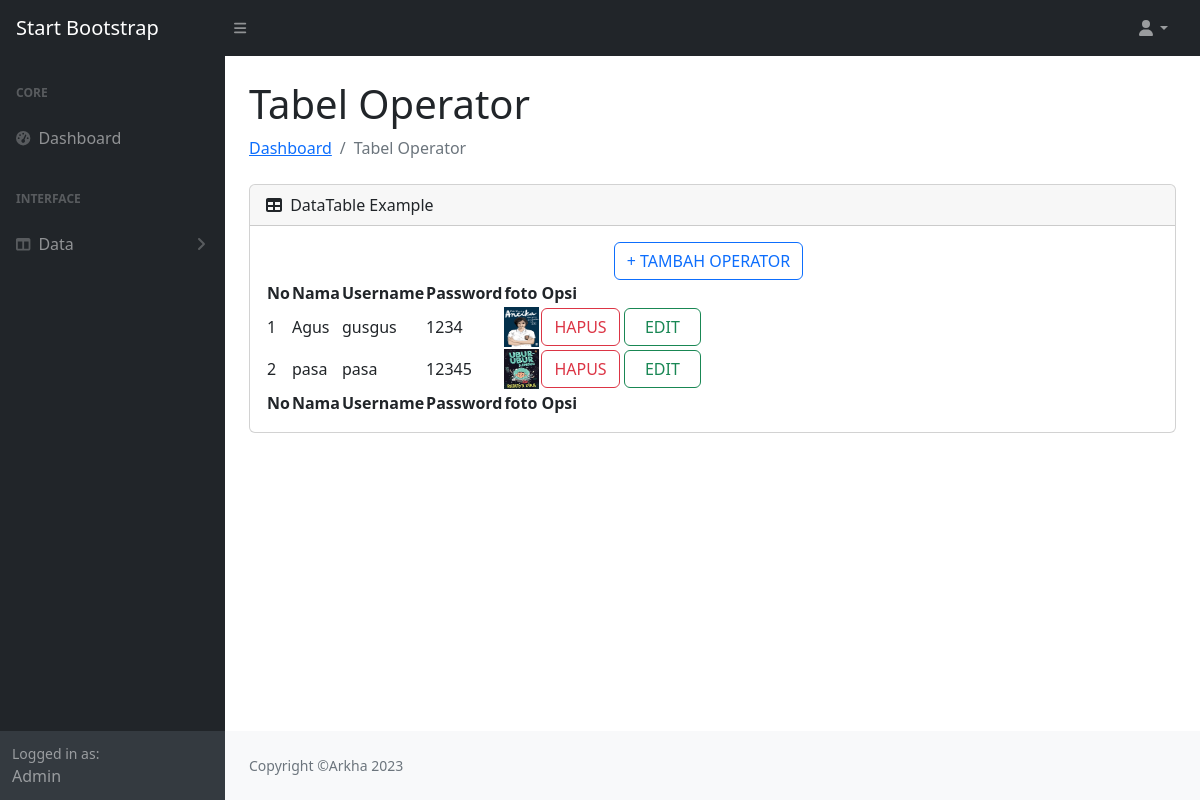
/admin/tabel_operator.php, run on the app's committed database.
### tables this page shows
CREATE TABLE `data_operator` (
  `id_operator` int(11) NOT NULL,
  `nama` varchar(250) NOT NULL,
  `username` varchar(250) NOT NULL,
  `password` varchar(250) NOT NULL,
  `foto` varchar(255) NOT NULL
);

### admin/tabel_operator.php (the view, shortened to what this page needs)
<!DOCTYPE html>
<html lang="en">
<head>
</head>
<body>
    <!DOCTYPE html>
    <html lang="en">
    <head>
        <link href="https://cdn.jsdelivr.net/npm/simple-datatables@7.1.2/dist/style.min.css" rel="stylesheet" />
        <link href="../css/styles.css" rel="stylesheet" />
    </head>
    <body class="sb-nav-fixed">
        <nav class="sb-topnav navbar navbar-expand navbar-dark bg-dark">
            <a class="navbar-brand ps-3" href="index.php">Start Bootstrap</a>
            <button class="btn btn-link btn-sm order-1 order-lg-0 me-4 me-lg-0" id="sidebarToggle" href="#!"><i
                    class="fas fa-bars"></i></button>
            <ul class="navbar-nav ms-auto ms-md-0 me-3 me-lg-4">
                <li class="nav-item dropdown">
                    <a class="nav-link dropdown-toggle" id="navbarDropdown" href="#" role="button"
                        data-bs-toggle="dropdown" aria-expanded="false"><i class="fas fa-user fa-fw"></i></a>
                </li>
            </ul>
        </nav>
        <div id="layoutSidenav">
            <div id="layoutSidenav_nav">
                <nav class="sb-sidenav accordion sb-sidenav-dark" id="sidenavAccordion">
                    <div class="sb-sidenav-menu">
                        <div class="nav">
                            <div class="sb-sidenav-menu-heading">Core</div>
                            <a class="nav-link" href="index.php">
                                <div class="sb-nav-link-icon"><i class="fas fa-tachometer-alt"></i></div>
                                Dashboard
                            </a>
                            <div class="sb-sidenav-menu-heading">Interface</div>
                            <a class="nav-link collapsed" href="#" data-bs-toggle="collapse"
                                data-bs-target="#collapseLayouts" aria-expanded="false" aria-controls="collapseLayouts">
                                <div class="sb-nav-link-icon"><i class="fas fa-columns"></i></div>
                                Data
                                <div class="sb-sidenav-collapse-arrow"><i class="fas fa-angle-down"></i></div>
                            </a>
                        </div>
                    </div>
                    <div class="sb-sidenav-footer">
                        <div class="small">Logged in as:</div>
                        Admin
                    </div>
                </nav>
            </div>
            <div id="layoutSidenav_content">
                <main>
                    <div class="container-fluid px-4">
                        <h1 class="mt-4">Tabel Operator</h1>
                        <ol class="breadcrumb mb-4">
                            <li class="breadcrumb-item"><a href="index.php">Dashboard</a></li>
                            <li class="breadcrumb-item active">Tabel Operator</li>
                        </ol>
                        <div class="card mb-4">
                            <div class="card-header">
                                <i class="fas fa-table me-1"></i>
                                DataTable Example
                            </div>
                            <div class="card-body">
                                <div class="d-flex justify-content-center">
                                    <a href="tambah_operator.php" class="btn btn-outline-primary"
                                        style="text-decoration:none; margin-right: 0.5rem;">+
                                        TAMBAH OPERATOR</a>
                                </div>
                                <table id="datatablesSimple">
                                    <thead>
                                        <tr>
                                            <th>No</th>
                                            <th>Nama</th>
                                            <th>Username</th>
                                            <th>Password</th>
                                            <th>foto</th>
                                            <th>Opsi</th>
                                        </tr>
                                    </thead>
                                    <tfoot>
                                        <tr>
                                            <th>No</th>
                                            <th>Nama</th>
                                            <th>Username</th>
                                            <th>Password</th>
                                            <th>foto</th>
                                            <th>Opsi</th>
                                        </tr>
                                    </tfoot>
                                    <tbody>
                                        <?php
                                        include 'koneksi.php';
                                        $no = 1;
                                        $data = mysqli_query($koneksi, "select * from data_operator");
                                        while ($d = mysqli_fetch_array($data)) {
                                            ?>
                                            <tr>
                                                <td>
                                                    <?php echo $no++; ?>
                                                </td>
                                                <td>
                                                    <?php echo $d['nama']; ?>
                                                </td>
                                                <td>
                                                    <?php echo $d['username']; ?>
                                                </td>
                                                <td>
                                                    <?php echo $d['password']; ?>
                                                </td>
                                                <td>
                                                    <img src="foto_operator/<?php echo $d['foto'] ?>" width="35" height="40">
                                                </td>
                                                <td>
                                                    <a href="hapus_operator.php?id_operator=<?php echo $d['id_operator']; ?>"
                                                        class="btn btn-outline-danger">HAPUS</a>
                                                        <a href="edit_operator.php?id_operator=<?php echo $d['id_operator']; ?>" name="id_operator"
                                                        class="btn btn-outline-success" style="width: 77px;">EDIT</a>
                                                </td>
                                            </tr>
                                            <?php
                                        }
                                        ?>
                                </table>
                            </div>
                        </div>
                    </div>
                </main>
                <footer class="py-4 bg-light mt-auto">
                    <div class="container-fluid px-4">
                        <div class="d-flex align-items-center justify-content-between small">
                            <div class="text-muted">Copyright &copy;Arkha 2023</div>
                        </div>
                    </div>
                </footer>
            </div>
        </div>
    </body>
    </html>
</body>
</html>

### data on the page
data_operator: nama "Agus", username "gusgus", password "1234", foto (picture)
data_operator: nama "pasa", username "pasa", password "12345", foto (picture)
